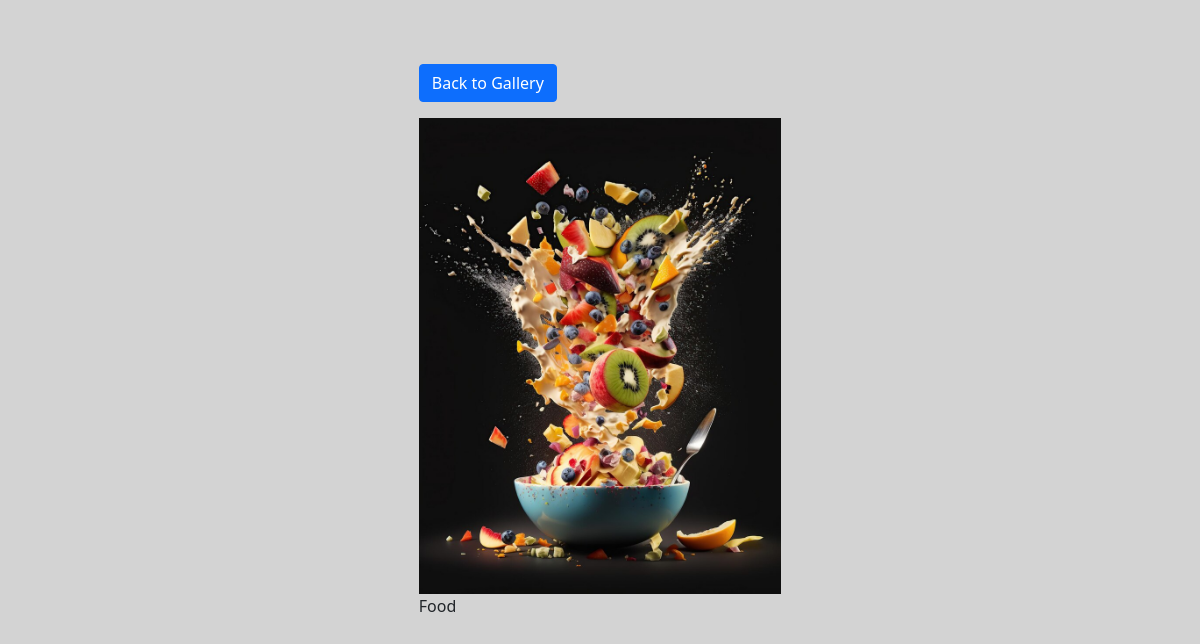
Screenshot of /photo/6/ with the database file from the repository.
### Photo_Album_Application/models.py (models this page shows, shortened)
class Photo(models.Model):
    class Meta:
        verbose_name = 'Photo'
        verbose_name_plural = 'Photos'
    category = models.ForeignKey(
        Category, on_delete=models.SET_NULL, null=True, blank=True)
    image = models.ImageField(null=False, blank=False)
    description = models.TextField()

### Photo_Album_Application/views.py (the view)
# urls.py: path('photo/<str:pk>/', views.viewPhoto, name='photo'),
def viewPhoto(request, pk):
    photo = Photo.objects.get(id=pk)
    return render(request, 'photo.html', {'photo': photo})

### Photo_Album_Application/templates/photo.html (shortened to what this page needs)
<!DOCTYPE html>
<html>
<head>
    <link href="https://cdn.jsdelivr.net/npm/bootstrap@5.0.0-beta1/dist/css/bootstrap.min.css" rel="stylesheet"
>
</head>
<body class="m-5">
    <div class="container">
        <div class="row justify-content-center">
            <div class="col">
                <a href="{% url 'gallery' %}" class="btn btn-primary my-3">Back to Gallery</a>
                <div style="height: 80vh">
                    <img style="max-width: 100%; max-height: 100%;" src="{{photo.image.url}}">
                    <p>{{photo.description}}</p>
                </div>
            </div>
        </div>
    </div>
</body>
</html>

### Photo_Album_Application/templates/photo.html (style rules this page uses)
body { background-color: lightgrey; }
.container { width: 35%; height: 35%; overflow: hidden; }

### rows the page displays
Photo: image (picture), description "Food"
